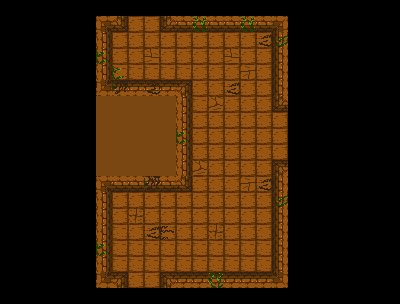

Tiled map render using the project's own tile images. Description and the map definition, with tile-layer contents summarised, below:
An orthogonal 25x19 tile map with 16x16 px tiles, 2 tile layers (Kachelebene 1, top) and 6 objects (3x exit, 2x enemy_area, chest).

<map version="1.0" orientation="orthogonal" renderorder="right-down" width="25" height="19" tilewidth="16" tileheight="16" nextobjectid="82">
 <tileset firstgid="1" name="tileset.png" tilewidth="16" tileheight="16" tilecount="140" columns="28">
  <image source="../images/tileset.png" width="448" height="80" />
 </tileset>
 <layer name="Kachelebene 1" width="25" height="19">
  <properties>
   <property name="tileset" value="tileset.png" />
  </properties>
  <data>[475 cells, 475 non-empty, 20 distinct tile ids]</data>
 </layer>
 <objectgroup name="objects">
  <object id="73" name="exit_south" type="exit" x="128" y="272" width="32" height="16">
   <properties>
    <property name="direction" value="south" />
   </properties>
  </object>
  <object id="75" name="exit_north" type="exit" x="128" y="16" width="32" height="16">
   <properties>
    <property name="direction" value="north" />
   </properties>
  </object>
  <object id="76" name="exit_east" type="exit" x="272" y="112" width="16" height="48">
   <properties>
    <property name="direction" value="east" />
   </properties>
  </object>
  <object id="81" name="chest" type="chest" x="192" y="144" width="16" height="16" />
 </objectgroup>
 <objectgroup name="enemies">
  <object id="77" name="enemy_area" type="enemy_area" x="192" y="32" width="48" height="240" />
  <object id="79" name="enemy_area" type="enemy_area" x="144" y="208" width="48" height="32" />
 </objectgroup>
 <layer name="top" width="25" height="19">
  <properties>
   <property name="tileset" value="tileset.png" />
  </properties>
  <data>[475 cells, 18 non-empty, 7 distinct tile ids]</data>
 </layer>
</map>
